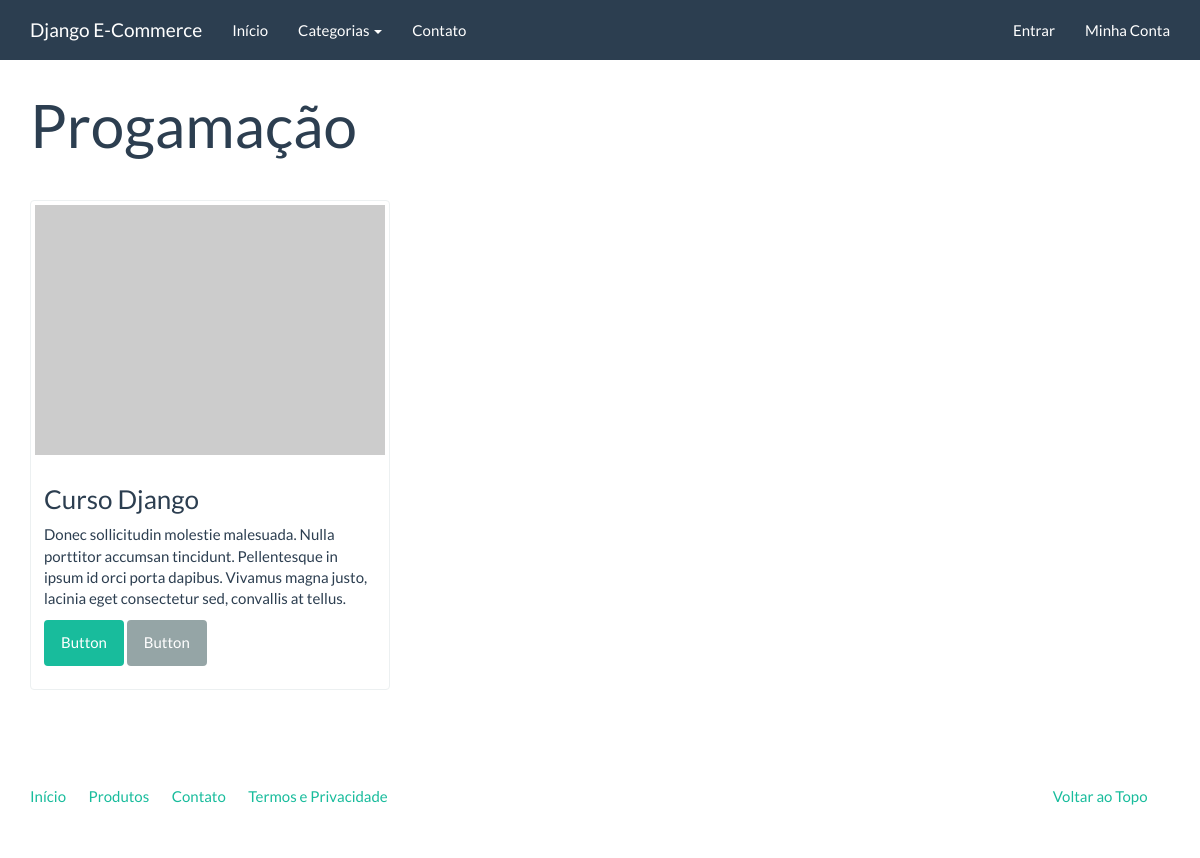
The page /catalogo/progamacao/ on the database its author committed.
### catalog/models.py (models this page shows)
class Category(models.Model):
    name = models.CharField('Nome', max_length=100)
    slug = models.SlugField('Identificador', max_length=100)
    created = models.DateTimeField('Criado em', auto_now_add=True)
    modified = models.DateTimeField('Modificado em', auto_now=True)
    class Meta:
        verbose_name = 'Categoria'
        verbose_name_plural = 'Categorias'
        ordering = ['name']
    def __str__(self):
        return self.name
    def get_absolute_url(self):
        return reverse('catalog:category', kwargs={'slug': self.slug})

class Product(models.Model):
    name = models.CharField('Nome', max_length=100)
    slug = models.SlugField('Identificador', max_length=100)
    category = models.ForeignKey('catalog.Category', verbose_name='Categoria')
    description = models.TextField('Descrição', blank=True)
    price = models.DecimalField('Preço', decimal_places=2, max_digits=8)
    created = models.DateTimeField('Criado em', auto_now_add=True)
    modified = models.DateTimeField('Modificado em', auto_now=True)
    class Meta:
        verbose_name = 'Produto'
        verbose_name_plural = 'Produtos'
        ordering = ['name']
    def __str__(self):
        return self.name
    def get_absolute_url(self):
        return reverse('catalog:product', kwargs={'slug': self.slug})

### catalog/views.py (the view)
class CategoryListView(ListView):
    template_name = 'catalog/category.html'
    context_object_name = 'product_list'
    def get_queryset(self):
        return Product.objects.filter(category__slug=self.kwargs['slug'])
    def get_context_data(self, **kwargs):
        context = super(CategoryListView, self).get_context_data(**kwargs)
        context['current_category'] = get_object_or_404(Category, slug=self.kwargs['slug'])
        return context

### catalog/context_processor.py (called while the page is built)
def categories(request):
    return {
        'categories': Category.objects.all()
    }

### catalog/templates/catalog/category.html (shortened to what this page needs)
{% extends 'base.html' %}
{% block container %}
    <div class="page-header">
			<h1>{{ current_category }} </h1>
		</div>
		<div class="row">
			{% for product in product_list %}
                <div class="col-sm-6 col-md-4">
                    <div class="thumbnail">
                        <a href="{{ product.get_absolute_url }}">
                            <img src="http://placehold.it/350x250" alt="" />
                        </a>
                        <div class="caption">
                            <h3>{{ product }}</h3>
                            <p>{{ product.description|linebreaks }}</p>
                            <p><a href="{{ product.get_absolute_url }}" class="btn btn-success" role="button">Button</a> <a href="#" class="btn btn-default" role="button">Button</a></p>
                        </div>
                    </div>
                </div>
            {% endfor %}
		</div>
{% endblock %}

### rows shown on the page
Category: name "Progamação"
Product: name "Curso Django", description "Donec sollicitudin molestie malesuada. Nulla porttitor accumsan tincidunt. Pellentesque in ipsum id orci porta dapibus. Vivamus magna justo, lacinia eget consectetur sed, convallis at tellus."
